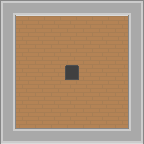

Below is a game level as drawn by its tile map, then a one-line description and the .tmx file that defines it, in full:
An orthogonal 9x9 tile map with 16x16 px tiles, 3 tile layers (wall, road, goal) and 6 objects (4x wall, agent, goal).

<map version="1.8" tiledversion="1.8.2" orientation="orthogonal" renderorder="right-down" width="9" height="9" tilewidth="16" tileheight="16" infinite="0" nextlayerid="7" nextobjectid="10">
 <tileset firstgid="1" source="roguelike_16x16.tsx" />
 <layer id="1" name="wall" width="9" height="9">
  <data encoding="csv">
708,706,706,706,706,706,706,706,709,
764,0,0,0,0,0,0,0,764,
764,0,0,0,0,0,0,0,764,
764,0,0,0,0,0,0,0,764,
764,0,0,0,0,0,0,0,764,
764,0,0,0,0,0,0,0,764,
764,0,0,0,0,0,0,0,764,
764,0,0,0,0,0,0,0,764,
765,706,706,706,706,706,706,706,766
</data>
 </layer>
 <layer id="2" name="road" width="9" height="9">
  <data encoding="csv">
0,0,0,0,0,0,0,0,0,
0,124,124,124,124,124,124,124,0,
0,124,124,124,124,124,124,124,0,
0,124,124,124,124,124,124,124,0,
0,124,124,124,124,124,124,124,0,
0,124,124,124,124,124,124,124,0,
0,124,124,124,124,124,124,124,0,
0,124,124,124,124,124,124,124,0,
0,0,0,0,0,0,0,0,0
</data>
 </layer>
 <layer id="4" name="goal" width="9" height="9" offsetx="-32" offsety="0">
  <data encoding="csv">
0,0,0,0,0,0,0,0,0,
0,0,0,0,0,0,0,0,0,
0,0,0,0,0,0,0,0,0,
0,0,0,0,0,0,0,0,0,
0,0,0,0,0,0,151,0,0,
0,0,0,0,0,0,0,0,0,
0,0,0,0,0,0,0,0,0,
0,0,0,0,0,0,0,0,0,
0,0,0,0,0,0,0,0,0
</data>
 </layer>
 <objectgroup id="3" name="wall">
  <object id="1" name="wall" type="wall" x="0" y="16" width="16" height="128" />
  <object id="2" name="wall" type="wall" x="16" y="128" width="128" height="16" />
  <object id="3" name="wall" type="wall" x="128" y="0" width="16" height="128" />
  <object id="4" name="wall" type="wall" x="0" y="0" width="128" height="16" />
 </objectgroup>
 <objectgroup id="5" name="agent">
  <object id="5" name="agent" type="agent" x="32" y="64" width="16" height="16" />
 </objectgroup>
 <objectgroup id="6" name="goal">
  <object id="6" name="goal" type="goal" x="64" y="64" width="16" height="16">
   <properties>
    <property name="direction" value="east" />
   </properties>
  </object>
 </objectgroup>
</map>
